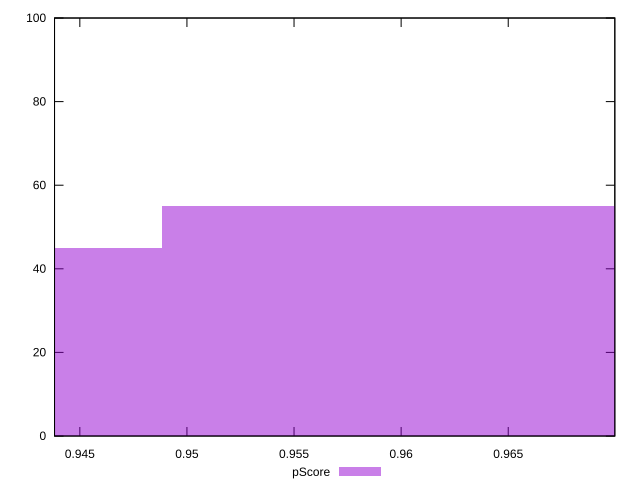

This chart was generated by the following gnuplot code:
reset

$pScore <<EOF
0.9634546570582287 55
0.9342590613897975 45
EOF

set key outside below
set boxwidth 0.029195595668431173
set xrange [0.943818659790264:0.9699760042600412]
set yrange [0:100]
set trange [0:100]
set style fill transparent solid 0.5 noborder
set terminal svg size 640, 490 enhanced background rgb 'white'
set output "report_00008_2021-01-22T20:58:29.167/first-meaningful-paint/samples/pages+cached+noexternal/pScore/histogram.svg"

plot $pScore title "pScore" with boxes

reset
